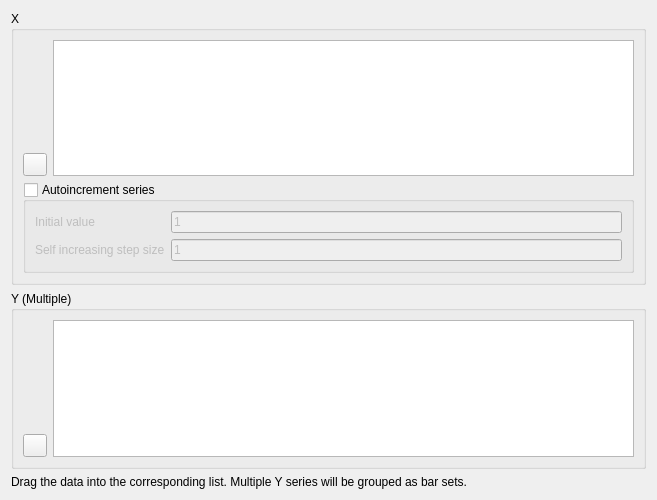
<?xml version="1.0" encoding="UTF-8"?>
<ui version="4.0">
 <class>DAChartAddMultiBarWidget</class>
 <widget class="QWidget" name="DAChartAddMultiBarWidget">
  <property name="geometry">
   <rect>
    <x>0</x>
    <y>0</y>
    <width>657</width>
    <height>500</height>
   </rect>
  </property>
  <property name="windowTitle">
   <string>Add Multi Bar Chart</string>
  </property>
  <layout class="QVBoxLayout" name="verticalLayout_2">
   <item>
    <widget class="QGroupBox" name="groupBoxX">
     <property name="title">
      <string>X</string>
     </property>
     <property name="flat">
      <bool>true</bool>
     </property>
     <layout class="QGridLayout" name="gridLayout_4">
      <item row="0" column="1" rowspan="2">
       <widget class="DA::DAPySeriesListView" name="listViewX"/>
      </item>
      <item row="1" column="0">
       <widget class="QToolButton" name="toolButtonRemoveFromX">
        <property name="text">
         <string/>
        </property>
        <property name="icon">
         <iconset resource="icon.qrc">
          <normaloff>:/DAGui/icon/left-remove.svg</normaloff>:/DAGui/icon/left-remove.svg</iconset>
        </property>
       </widget>
      </item>
      <item row="2" column="0" colspan="2">
       <widget class="QGroupBox" name="groupBoxXAutoincrement">
        <property name="title">
         <string>Autoincrement series</string>
        </property>
        <property name="flat">
         <bool>false</bool>
        </property>
        <property name="checkable">
         <bool>true</bool>
        </property>
        <property name="checked">
         <bool>false</bool>
        </property>
        <layout class="QGridLayout" name="gridLayout">
         <item row="0" column="0">
          <widget class="QLabel" name="labelXInitValue">
           <property name="text">
            <string>Initial value</string>
           </property>
          </widget>
         </item>
         <item row="0" column="1">
          <widget class="QLineEdit" name="lineEditXInitValue">
           <property name="text">
            <string>1</string>
           </property>
          </widget>
         </item>
         <item row="1" column="0">
          <widget class="QLabel" name="labelXStep">
           <property name="text">
            <string>Self increasing step size</string>
           </property>
          </widget>
         </item>
         <item row="1" column="1">
          <widget class="QLineEdit" name="lineEditXStepValue">
           <property name="text">
            <string>1</string>
           </property>
          </widget>
         </item>
        </layout>
       </widget>
      </item>
     </layout>
    </widget>
   </item>
   <item>
    <widget class="QGroupBox" name="groupBoxY">
     <property name="title">
      <string>Y (Multiple)</string>
     </property>
     <property name="flat">
      <bool>true</bool>
     </property>
     <layout class="QGridLayout" name="gridLayout_3">
      <item row="0" column="1" rowspan="2">
       <widget class="DA::DAPySeriesListView" name="listViewY"/>
      </item>
      <item row="1" column="0">
       <widget class="QToolButton" name="toolButtonRemoveFromY">
        <property name="text">
         <string/>
        </property>
        <property name="icon">
         <iconset resource="icon.qrc">
          <normaloff>:/DAGui/icon/left-remove.svg</normaloff>:/DAGui/icon/left-remove.svg</iconset>
        </property>
       </widget>
      </item>
     </layout>
    </widget>
   </item>
   <item>
    <spacer name="verticalSpacer">
     <property name="orientation">
      <enum>Qt::Vertical</enum>
     </property>
     <property name="sizeHint" stdset="0">
      <size>
       <width>20</width>
       <height>40</height>
      </size>
     </property>
    </spacer>
   </item>
   <item>
    <widget class="QLabel" name="label">
     <property name="text">
      <string>Drag the data into the corresponding list. Multiple Y series will be grouped as bar sets.</string>
     </property>
    </widget>
   </item>
  </layout>
 </widget>
 <customwidgets>
  <customwidget>
   <class>DA::DAPySeriesListView</class>
   <extends>QListView</extends>
   <header>DAPySeriesListView.h</header>
  </customwidget>
 </customwidgets>
 <resources>
  <include location="icon.qrc"/>
 </resources>
 <connections>
  <connection>
   <sender>groupBoxXAutoincrement</sender>
   <signal>clicked(bool)</signal>
   <receiver>listViewX</receiver>
   <slot>setDisabled(bool)</slot>
   <hints>
    <hint type="sourcelabel">
     <x>251</x>
     <y>120</y>
    </hint>
    <hint type="destinationlabel">
     <x>321</x>
     <y>75</y>
    </hint>
   </hints>
  </connection>
  <connection>
   <sender>groupBoxXAutoincrement</sender>
   <signal>clicked(bool)</signal>
   <receiver>toolButtonRemoveFromX</receiver>
   <slot>setDisabled(bool)</slot>
   <hints>
    <hint type="sourcelabel">
     <x>279</x>
     <y>118</y>
    </hint>
    <hint type="destinationlabel">
     <x>251</x>
     <y>88</y>
    </hint>
   </hints>
  </connection>
 </connections>
</ui>
